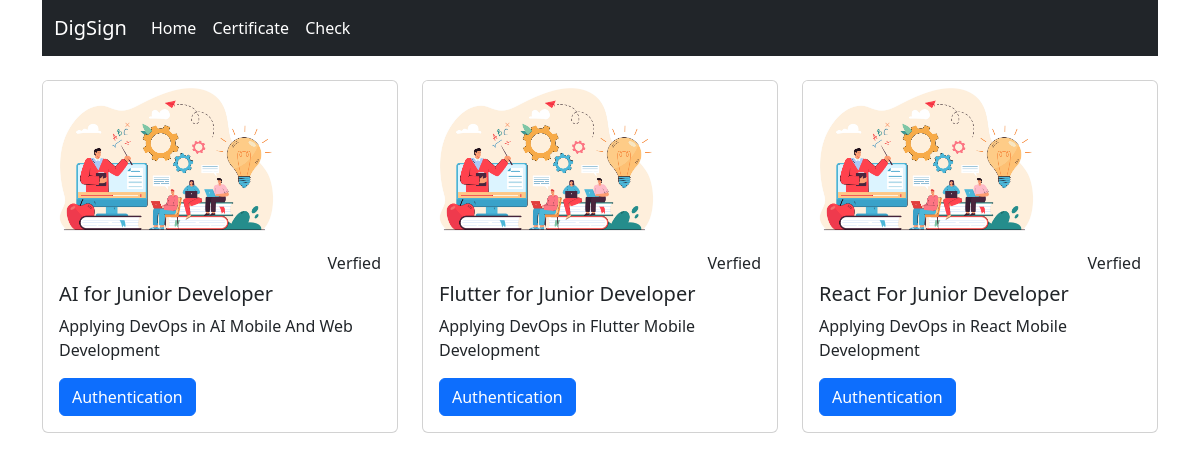
The page / on the database its author committed.
### tables this page shows
CREATE TABLE `kegiatan` (
  `id_kegiatan` int(11) UNSIGNED NOT NULL,
  `nama_kegiatan` varchar(255) NOT NULL,
  `tema_kegiatan` varchar(255) NOT NULL,
  `tanggal_kegiatan` date DEFAULT NULL,
  `pemateri` varchar(255) NOT NULL,
  `status` varchar(10) NOT NULL DEFAULT '1'
);

### index.php (the view, shortened to what this page needs)
<?php
include('koneksi.php');
?>
<!doctype html>
<html lang="en">
<head>
    <link href="https://cdn.jsdelivr.net/npm/bootstrap@5.2.0-beta1/dist/css/bootstrap.min.css" rel="stylesheet">
</head>
<body>
    <div class="container">
        <nav class="navbar navbar-expand-lg navbar-dark bg-dark">
            <div class="container-fluid">
                <a class="navbar-brand" href="#">DigSign</a>
                <div class="collapse navbar-collapse" id="navbarNav">
                    <ul class="navbar-nav">
                        <li class="nav-item">
                            <a class="nav-link active" href="#" id="navbarDropdown" role="button" data-bs-toggle="dropdown" aria-expanded="false">
                                Home
                            </a>
                        </li>
                        <li class="nav-item">
                            <a class="nav-link active" href="certificate.php">Certificate</a>
                        </li>
                        <li class="nav-item">
                            <a class="nav-link active" href="check.php">Check</a>
                        </li>
                    </ul>
                </div>
            </div>
        </nav>
        <?php $query = mysqli_query($conn, "SELECT * FROM kegiatan");
        ?>
        <div class="row">
            <?php while ($row = mysqli_fetch_array($query)) { ?>
                <div class="col-sm-4">
                    <div class="card mt-4">
                        <img src="background.jpg" style="width: 15rem;" class="card-img-top" alt="...">
                        <div class="card-body">
                            <h6 class="card-text text-end"><?php if ($row['status'] == 1) {
                                                                echo "Waiting";
                                                            } else {
                                                                echo "Verfied";
                                                            } ?></h6>
                            <h5 class="card-title"><?php echo ($row['nama_kegiatan']); ?></h5>
                            <p class="card-text"><?php echo ($row['tema_kegiatan']); ?></p>
                            <a href="form.php?id_kegiatan=<?= ($row['id_kegiatan']); ?>" class="btn btn-primary">Authentication</a>
                        </div>
                    </div>
                </div>
            <?php } ?>
        </div>
    </div>
</body>
</html>

### rows shown on the page
kegiatan: status "Verfied", nama_kegiatan "AI for Junior Developer", tema_kegiatan "Applying DevOps in AI Mobile And Web Development"
kegiatan: status "Verfied", nama_kegiatan "Flutter for Junior Developer", tema_kegiatan "Applying DevOps in Flutter Mobile Development"
kegiatan: status "Verfied", nama_kegiatan "React For Junior Developer", tema_kegiatan "Applying DevOps in React Mobile Development"
